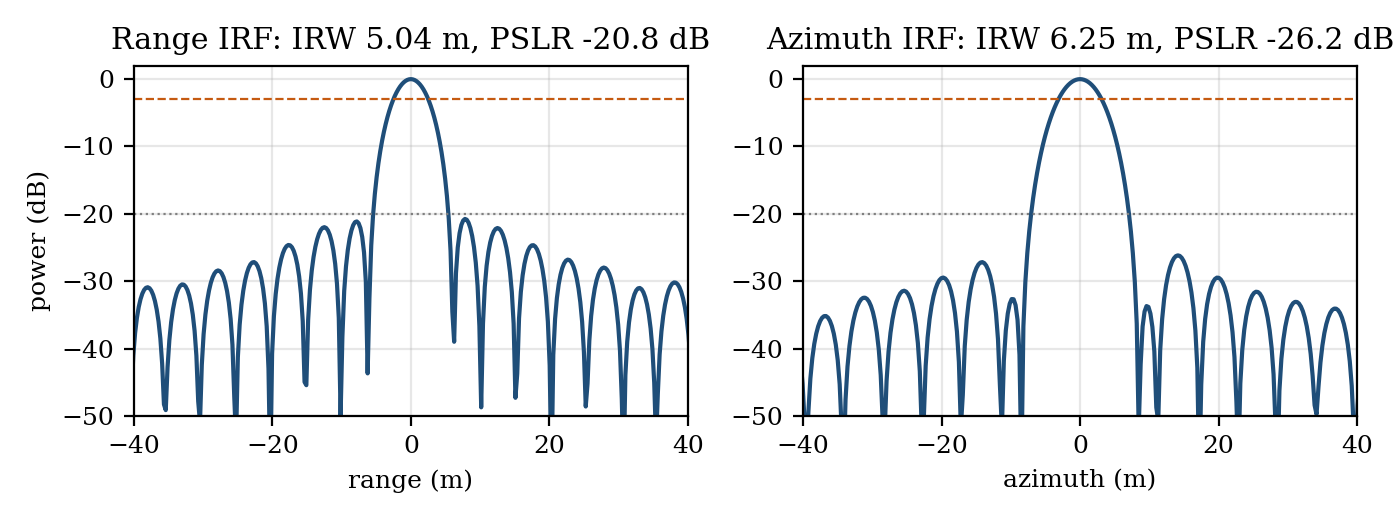
#> input picture docs/figures/fig2_irf_cuts.png, 1400 x 520 px
$ python make_media.py
#> lines starting #> are read from the running program, lines starting #| are printed output that depends on the picture; after the words box and inside, x2 and y2 are one past the last pixel; in counts of white or black regions, pixels touching at a corner belong together
### python/sarsim/core.py
"""Core algorithms. Arrays are (azimuth, range) = (Na, Nr), matching the MATLAB code."""
from __future__ import annotations

import copy
from types import SimpleNamespace

import numpy as np
from numpy.fft import fft, ifft, fft2, ifft2, fftshift, ifftshift
from scipy.ndimage import uniform_filter, label
from scipy.special import i0

C = 299792458.0


def params() -> SimpleNamespace:
    """C-band spaceborne stripmap SAR (Sentinel-1-like, simplified). See matlab/sar_params.m."""
    p = SimpleNamespace()
    p.c = C; p.fc = 5.405e9; p.lam = p.c / p.fc
    p.V = 7000.0; p.R0 = 850e3; p.La = 10.0
    p.Tp = 10e-6; p.Br = 30e6; p.Kr = p.Br / p.Tp; p.fs = 36e6
    p.Ba = 0.886 * 2 * p.V / p.La; p.PRF = 1.25 * p.Ba
    p.Ta = 0.886 * p.lam * p.R0 / (p.La * p.V)
    p.Nr = 1024; p.Na = 2048
    p.win_alpha = 0.75; p.range_filter = "replica"; p.rcmc = True
    p.snr_in_db = 0.0
    p.targets = np.array([[0, 0, 1.0], [-150, -200, 0.8], [200, 250, 0.6], [100, -350, 0.5]])
    p.spec = SimpleNamespace(irw_rg_m=5.5, irw_az_m=6.5, pslr_db=-20.0, islr_db=-15.0,
                             loc_err_m=1.0, model_tol=0.03, nesz_db=-22.0)
    return p


def _sinc(x):
    return np.sinc(x)          # numpy sinc is sin(pi x)/(pi x)


def simulate_raw(p, seed: int = 7):
    """Baseband raw echoes for point targets: hyperbolic range history, LFM chirp,
    two-way sinc^2 azimuth antenna pattern, complex white noise at p.snr_in_db per sample."""
    Rmin = p.R0 - 0.5 * (p.Nr / p.fs) * p.c / 2 + p.Tp * p.c / 4
    t = 2 * Rmin / p.c + np.arange(p.Nr) / p.fs
    eta = (np.arange(p.Na) - p.Na / 2) / p.PRF
    T, ETA = np.meshgrid(t, eta)
    raw = np.zeros((p.Na, p.Nr), complex)
    th_bw = 0.886 * p.lam / p.La
    for xa, dr, A in p.targets:
        R0k = p.R0 + dr
        R = np.sqrt(R0k ** 2 + (p.V * ETA - xa) ** 2)
        tau = T - 2 * R / p.c
        theta = np.arctan((p.V * ETA - xa) / R0k)
        wa = _sinc(0.886 * theta / th_bw) ** 2
        wr = np.abs(tau) <= p.Tp / 2
        raw += A * wr * wa * np.exp(-1j * 4 * np.pi * p.fc * R / p.c) * np.exp(1j * np.pi * p.Kr * tau ** 2)
    rng = np.random.default_rng(seed)
    s = np.sqrt(1 / 10 ** (p.snr_in_db / 10) / 2)
    raw += s * (rng.standard_normal(raw.shape) + 1j * rng.standard_normal(raw.shape))
    return raw, t, eta


def _hamming(u, alpha):
    w = alpha + (1 - alpha) * np.cos(2 * np.pi * u)
    return np.where(np.abs(u) <= 0.5, w, 0.0)


# [109 lines left out: functions rda_focus, cut_metrics, measure_irf, irf_model, nesz_model, not called in this run]


def slick_scene(n=512, sigma0_db=-15.0, looks=4, nu=8, contrast_db=6.0, lookalike_db=4.5, seed=1):
    """Image-domain sea clutter (K-distributed: Gamma texture x Gamma speckle) with a slick and a
    broad low-wind look-alike. Returns intensity, slick truth mask, look-alike mask."""
    rng = np.random.default_rng(seed)
    Y, X = np.mgrid[1:n + 1, 1:n + 1].astype(float)
    th = np.radians(35); cx, cy, a, b = 0.45 * n, 0.5 * n, 150, 30
    u = ((X - cx) * np.cos(th) + (Y - cy) * np.sin(th)) / a
    v = (-(X - cx) * np.sin(th) + (Y - cy) * np.cos(th)) / b
    edge = uniform_filter(rng.standard_normal((n, n)), 15) * 6
    truth = (u ** 2 + v ** 2 + 0.35 * edge) < 1
    la = np.exp(-(((X - 0.82 * n) / 60) ** 2 + ((Y - 0.2 * n) / 45) ** 2))
    damp = contrast_db * truth + lookalike_db * la
    sig = 10 ** (sigma0_db / 10) * 10 ** (-damp / 10)
    tex = np.ones((n, n)) if np.isinf(nu) else rng.gamma(nu, 1 / nu, (n, n))
    spk = rng.gamma(looks, 1 / looks, (n, n))
    return sig * tex * spk, truth, la > 0.5


def detect_dark(I, k_db=3.0, win_bg=101, win_sm=7, min_px=200):
    """Adaptive-threshold dark-spot detector: local mean k_db below the background mean, small regions removed."""
    bg = uniform_filter(I, win_bg, mode="nearest"); sm = uniform_filter(I, win_sm, mode="nearest")
    mask = sm < bg * 10 ** (-k_db / 10)
    lab, nlab = label(mask)
    if nlab:
        sizes = np.bincount(lab.ravel()); keep = sizes >= min_px; keep[0] = False
        mask = keep[lab]
    return mask

### python/make_media.py
"""Make the animated figures in docs/media from the simulator and processor.

    python make_media.py

Output: docs/media/focusing.gif (the processing chain, stage by stage) and
docs/media/slick_detection.gif (detector against simulated truth, by slick contrast).
"""
from pathlib import Path

import numpy as np
from numpy.fft import fft, ifft, fftshift, ifftshift
from PIL import Image, ImageDraw, ImageFont
from scipy.special import i0
import matplotlib
matplotlib.use("Agg")
from matplotlib import cm

from sarsim import params, simulate_raw, slick_scene, detect_dark
from sarsim.core import _hamming, _sinc

OUT = Path(__file__).resolve().parents[1] / "docs" / "media"
OUT.mkdir(parents=True, exist_ok=True)
BG = (12, 18, 30); GOLD = (212, 165, 116); WHITE = (235, 238, 242); GREY = (150, 160, 175)
W, PANEL = 760, 500


def font(size, bold=False):
    for f in ["/usr/share/fonts/truetype/liberation/LiberationSerif-%s.ttf" % ("Bold" if bold else "Regular"),
              "C:/Windows/Fonts/times%s.ttf" % ("bd" if bold else "")]:
        try:
            return ImageFont.truetype(f, size)
        except OSError:
            pass
    return ImageFont.load_default()


def stages(raw, t, p):
    """The same steps as rda_focus, keeping each intermediate product."""
    Na, Nr = raw.shape
    fr = (np.arange(Nr) - Nr / 2) * p.fs / Nr
    tr = (np.arange(Nr) - Nr / 2) / p.fs
    rep = (np.abs(tr) <= p.Tp / 2) * np.exp(1j * np.pi * p.Kr * tr ** 2)
    Rf = fftshift(fft(ifftshift(rep)))
    Hr = np.conj(Rf) / np.maximum(np.abs(Rf), 1e-12) * (np.abs(fr) <= p.Br / 2) * _hamming(fr / p.Br, p.win_alpha)
    src = ifft(ifftshift(fftshift(fft(raw, axis=1), axes=1) * Hr, axes=1), axis=1)
    feta = ((np.arange(Na) - Na / 2) * p.PRF / Na)[:, None]
    SRD = fftshift(fft(src, axis=0), axes=0)
    R = t * p.c / 2
    D = np.sqrt(1 - (p.lam * feta / (2 * p.V)) ** 2)
    dn = R[None, :] * (1 / D - 1) / (p.c / (2 * p.fs))
    pos = np.arange(Nr)[None, :] + dn
    base = np.floor(pos).astype(int); frac = pos - base
    out = np.zeros_like(SRD); rows = np.arange(Na)[:, None]
    for k in np.arange(-7, 9):
        idx = base + k; x = frac - k; u = x / 8
        kw = np.where(np.abs(u) <= 1, i0(2.5 * np.sqrt(np.clip(1 - u ** 2, 0, None))) / i0(2.5), 0.0)
        out += np.where((idx >= 0) & (idx < Nr), _sinc(x) * kw * SRD[rows, np.clip(idx, 0, Nr - 1)], 0)
    Ha = np.exp(1j * 4 * np.pi * R[None, :] * (D - 1) * p.fc / p.c) * (np.abs(feta) <= p.Ba / 2) * _hamming(feta / p.Ba, p.win_alpha)
    img = ifft(ifftshift(out * Ha, axes=0), axis=0)
    return src, SRD, out, img


def to_rgb(a, lo=-45, cmap="inferno"):
    db = 20 * np.log10(np.abs(a) / np.abs(a).max() + 1e-12)
    v = np.clip((db - lo) / -lo, 0, 1)
    rgb = (matplotlib.colormaps[cmap](v)[..., :3] * 255).astype(np.uint8)
    return Image.fromarray(rgb)


def card(panel, step, title, line1, line2=""):
    im = Image.new("RGB", (W, PANEL + 160), BG); d = ImageDraw.Draw(im)
    d.text((30, 18), step, font=font(22), fill=GOLD)
    d.text((30, 46), title, font=font(32, True), fill=WHITE)
    im.paste(panel.resize((W - 60, PANEL - 40)), (30, 100))
    d.text((30, PANEL + 72), line1, font=font(22), fill=WHITE)
    d.text((30, PANEL + 102), line2, font=font(20), fill=GREY)
    d.text((W - 30, PANEL + 136), "Emmanuel Chidi Ibekwe  |  simulated C-band SAR", font=font(17), fill=GOLD, anchor="rs")
    return im


def save_gif(frames, path, hold_ms=2800, fade=2, colors=96):
    seq, dur = [], []
    for i, f in enumerate(frames):
        seq.append(f); dur.append(hold_ms)
        g = frames[(i + 1) % len(frames)]
        for k in range(1, fade + 1):
            seq.append(Image.blend(f, g, k / (fade + 1))); dur.append(70)
    pal = [s.convert("P", palette=Image.ADAPTIVE, colors=colors) for s in seq]
    pal[0].save(path, save_all=True, append_images=pal[1:], duration=dur, loop=0, optimize=True)
    print(path, f"{path.stat().st_size / 1e6:.1f} MB")


def focusing_gif():
    p = params(); p.snr_in_db = 10.0
    raw, t, eta = simulate_raw(p)
    src, SRD, rc, img = stages(raw, t, p)
    A, Rg = slice(520, 1540), slice(150, 560)          # about 4.6 km along track, 1.7 km in range
    Z = (slice(930, 1120), slice(225, 415))            # zoom on the four targets
    irf = Image.open(OUT.parent / "figures" / "fig2_irf_cuts.png").convert("RGB")
    frames = [
        card(to_rgb(raw[A, Rg], -30, "gray"), "What the radar records",
             "Raw echoes from four point targets",
             "Each target is smeared over kilometres in both directions.",
             "Long pulses (10 microseconds) and a 4 km synthetic aperture overlap."),
        card(to_rgb(src[A, Rg], -40, "gray"), "Step 1 of 3: range compression",
             "Matched filter on every pulse",
             "Each target is now sharp across track (range) but still long along track.",
             "Replica chirp filter with Hamming weighting."),
        card(to_rgb(rc[A, Rg], -40, "gray"), "Step 2 of 3: azimuth FFT and migration correction",
             "Range-Doppler domain, migration corrected",
             "A 16-tap Kaiser-windowed sinc interpolator realigns each target's energy.",
             "My verification found that the first 8-tap interpolator failed the sidelobe requirement."),
        card(to_rgb(img[A, Rg], -45), "Step 3 of 3: azimuth compression",
             "Focused image",
             "Four sharp points at the correct positions (error 0.14 m or less).",
             "Same 4.6 km by 1.7 km area as the raw data."),
        card(to_rgb(img[Z], -45), "Close-up",
             "Focused targets, 850 m by 800 m",
             "Each point is about 5 m by 6 m: the resolution the design predicts.",
             "Brightness in dB; faint crosses are sidelobes, kept below -20 dB."),
        card(irf, "Quality check",
             "Measured impulse response against requirements",
             "Width, sidelobes and position are measured for every target. All pass.",
             "Numbers, method and the two defects found: docs/VERIFICATION.md."),
    ]
#> in card (call 6), `im.paste(panel.resize((W - 60, PANEL - 40)), (30, 100))`:
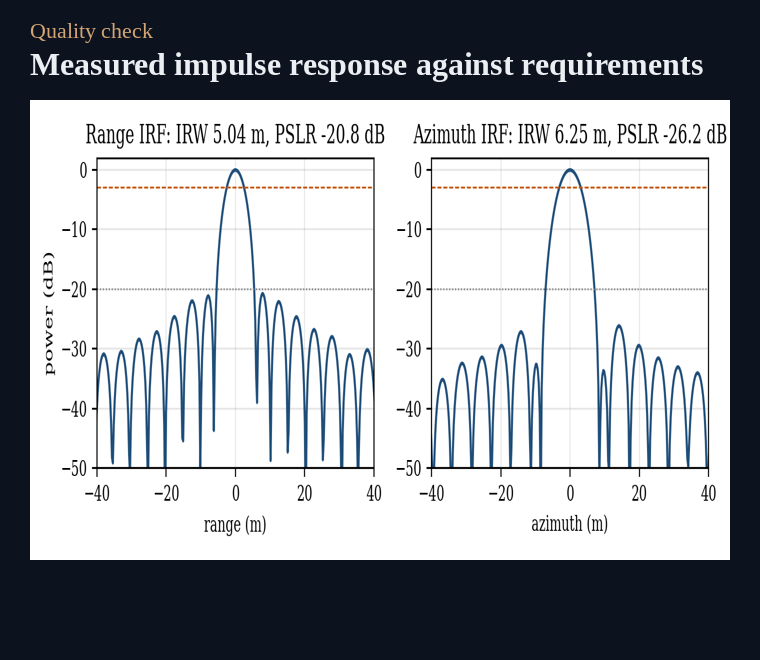
#> im: PIL image 760x660 RGB; mean R, G, B 158.5, 161.8, 167.2
    save_gif(frames, OUT / "focusing.gif")
#> the loop in save_gif, `for i, f in enumerate(frames):` made 6 passes
#> pass 1, in save_gif, `g = frames[(i + 1) % len(frames)]`:
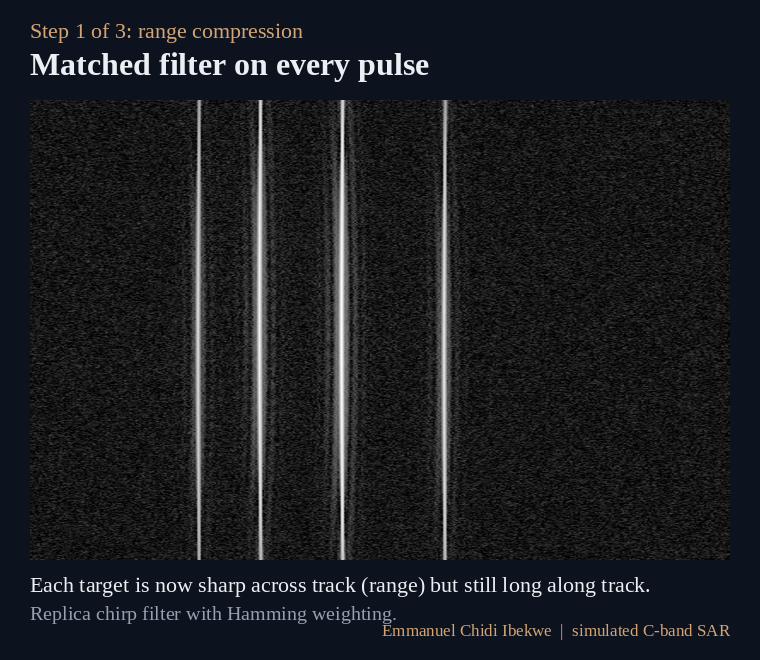
#> g: PIL image 760x660 RGB; mean R, G, B 27.1, 29.1, 33
#> after the loop in save_gif, `for i, f in enumerate(frames):`: dur = [2800, 70, 70, 2800, 70, 70, 2800, 70, 70, 2800, 70, 70, 2800, 70, 70, 2800, 70, 70]; seq = 18 items


def slick_gif():
    frames = []
    for c in [2, 3, 4, 6, 8, 10]:
        I, truth, look = slick_scene(contrast_db=float(c), seed=3)
        m = detect_dark(I)
        pod = (m & truth).sum() / truth.sum(); far = (m & ~truth & ~look).sum() / (~truth & ~look).sum()
        g = 10 * np.log10(I); g = np.clip((g - (-25)) / 17, 0, 1)
        base = np.stack([g] * 3, -1)
        ov = base.copy(); ov[m] = [0.95, 0.65, 0.2]
        edge = truth ^ np.roll(truth, 1, 0) | truth ^ np.roll(truth, 1, 1)
        ov[edge] = [0.3, 0.8, 1.0]
        pair = np.concatenate([base, np.ones((base.shape[0], 8, 3)) * 0.05, ov], 1)
        panel = Image.fromarray((pair * 255).astype(np.uint8))
        frames.append(card(panel, "Oil-slick detection on simulated sea",
                           f"Slick {c} dB darker than the surrounding sea",
                           f"Found {pod * 100:.0f} percent of slick pixels; false alarms on open sea {far:.0e}.",
                           "Left: simulated radar image. Right: detection (orange) and true slick outline (blue)."))
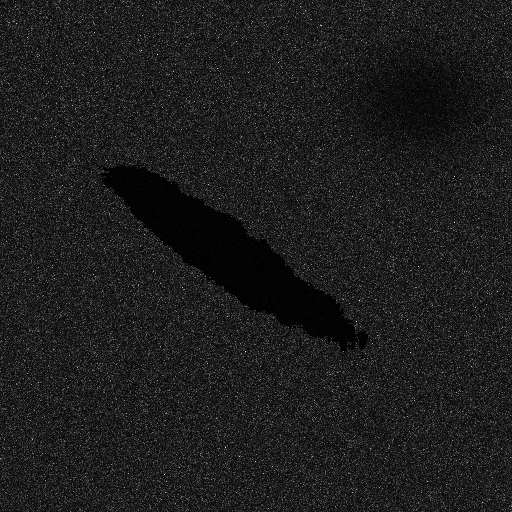
#> I: shape (512, 512) float64; min 7.84e-05, max 0.25, mean 0.0292; drawn with min black and max white
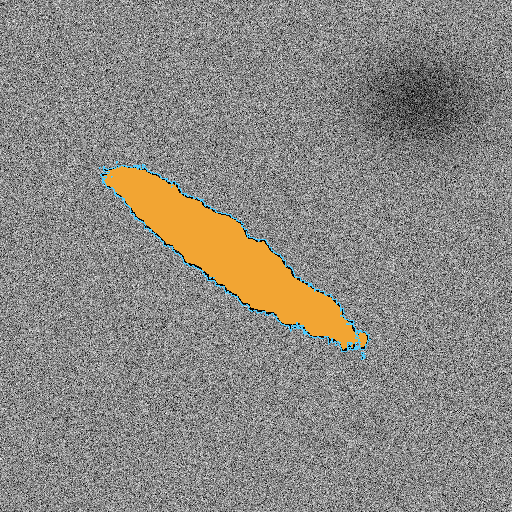
#> ov: shape (512, 512, 3) float64; mean R, G, B 0.549, 0.536, 0.514
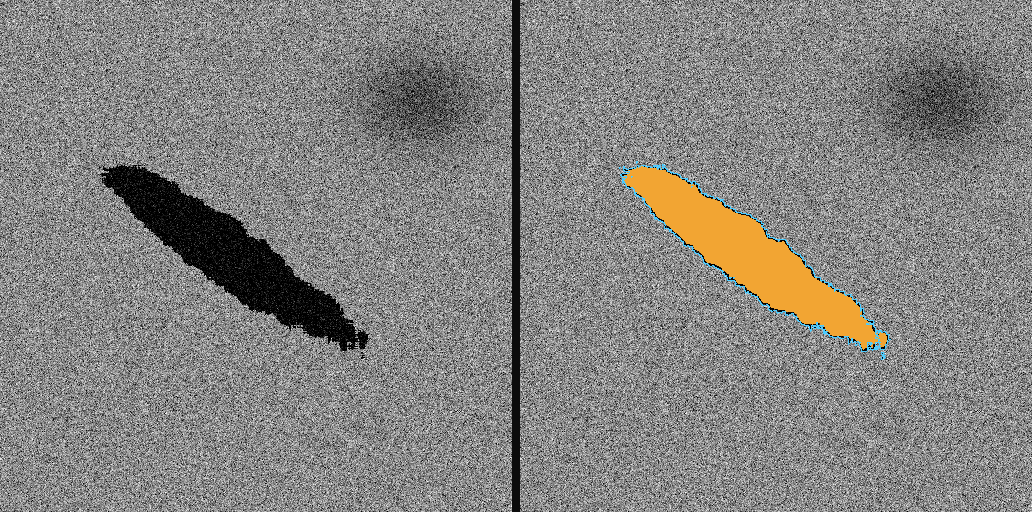
#> panel: PIL image 1032x512 RGB; mean R, G, B 132.7, 131.1, 128.3
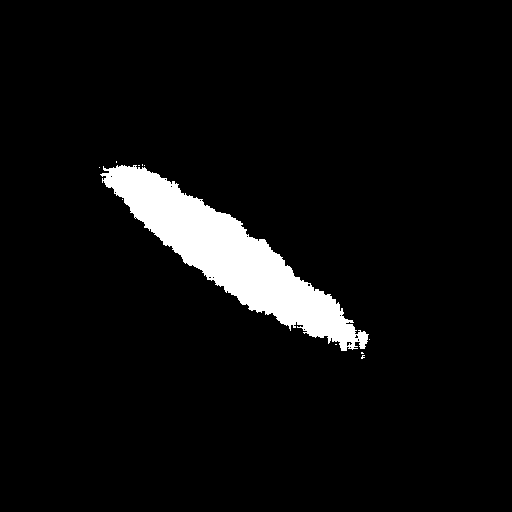
#> truth: shape (512, 512) bool; 5.6% white; 11 white regions (10 under 20 px), largest, box (x1, y1, x2, y2) and area: (100, 165, 369, 351) 14573
#> after the loop, frames = 6 items
    save_gif(frames, OUT / "slick_detection.gif", hold_ms=1800)
#> call 2 of save_gif, with hold_ms = 1800, fade = 2, colors = 96
#> the loop in save_gif (call 2), `for i, f in enumerate(frames):` made 6 passes
#> after the loop in save_gif (call 2), `for i, f in enumerate(frames):`: dur = [1800, 70, 70, 1800, 70, 70, 1800, 70, 70, 1800, 70, 70, 1800, 70, 70, 1800, 70, 70]
#> in save_gif (call 2), `pal[0].save(path, save_all=True, append_images=pal[1:], duration=dur, ..`:
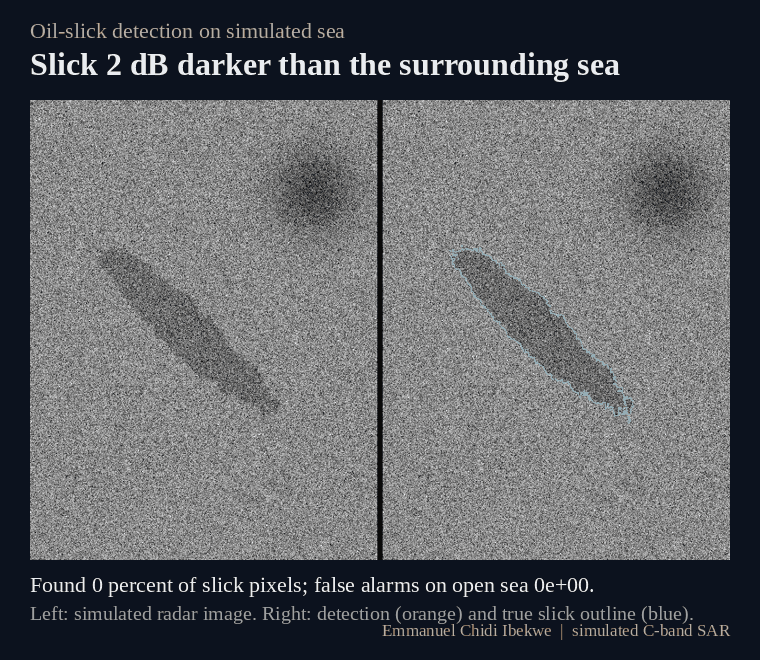
#> saved as slick_detection.gif: PIL image 760x660 P; mean R, G, B 93.5, 95.6, 99.6


if __name__ == "__main__":
    focusing_gif()
    slick_gif()
